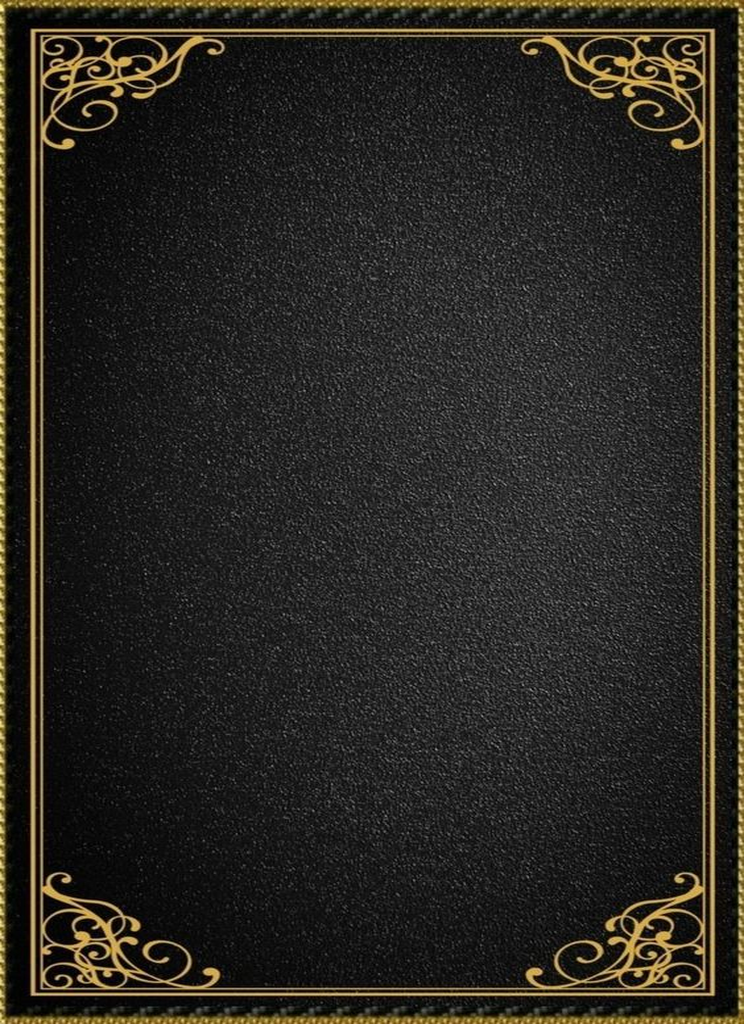
#> input picture docs/design/CardFreame/Card01_744x1024.png, 744 x 1024 px
$ python -i resize_images.py   (imports and definitions only)
#> lines starting #> are read from the running program, lines starting #| are printed output that depends on the picture

import os
from PIL import Image, ImageOps

target_dir = r"c:\Users\enjoy\AppPJ02\voice_of_cards_01\docs\design\CardFreame"
target_size = (744, 1024)

def process_image(file_path):
    try:
        img = Image.open(file_path)
#> img is the input picture: PIL image 744x1024 RGB; mean R, G, B 41.4, 38.9, 33.3
        print(f"Processing {file_path}...")

        # 1. Provide option to strip margins (Auto-crop)
        # Convert to RGB to ensure getbbox works if it was somehow palette based, though JPEGs are usually RGB.
        if img.mode != 'RGB':
            img = img.convert('RGB')

        # Simple auto-crop: Invert image effectively to identify content vs background if background is light.
        # However, "remove margins" is ambiguous. Let's try to crop to bounding box of content.
        # If the border is solid color, getbbox() on inverted image (if white bg) or direct (if black bg) works.
        # Let's try ImageOps.crop? No, .getbbox() is better.
        # We will assume background is the color of the top-left pixel.

        bg = Image.new(img.mode, img.size, img.getpixel((0,0)))
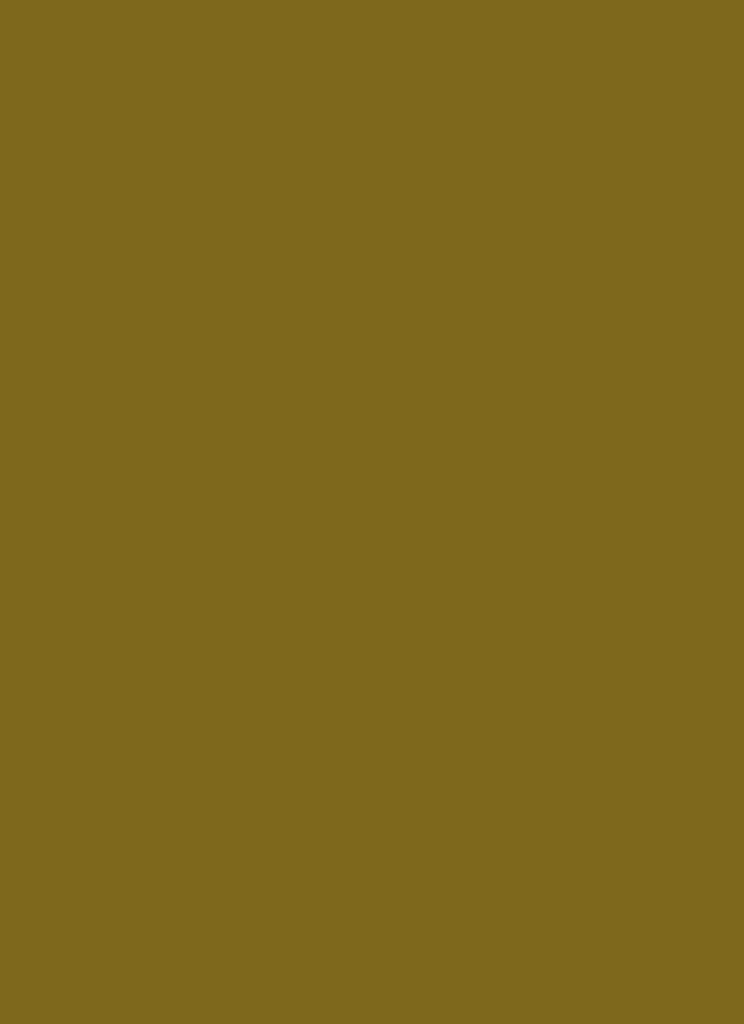
#> bg: PIL image 744x1024 RGB; mean R, G, B 126, 104, 28
        diff = Image.frombytes(img.mode, img.size, bytes([a ^ b for a, b in zip(img.tobytes(), bg.tobytes())]))
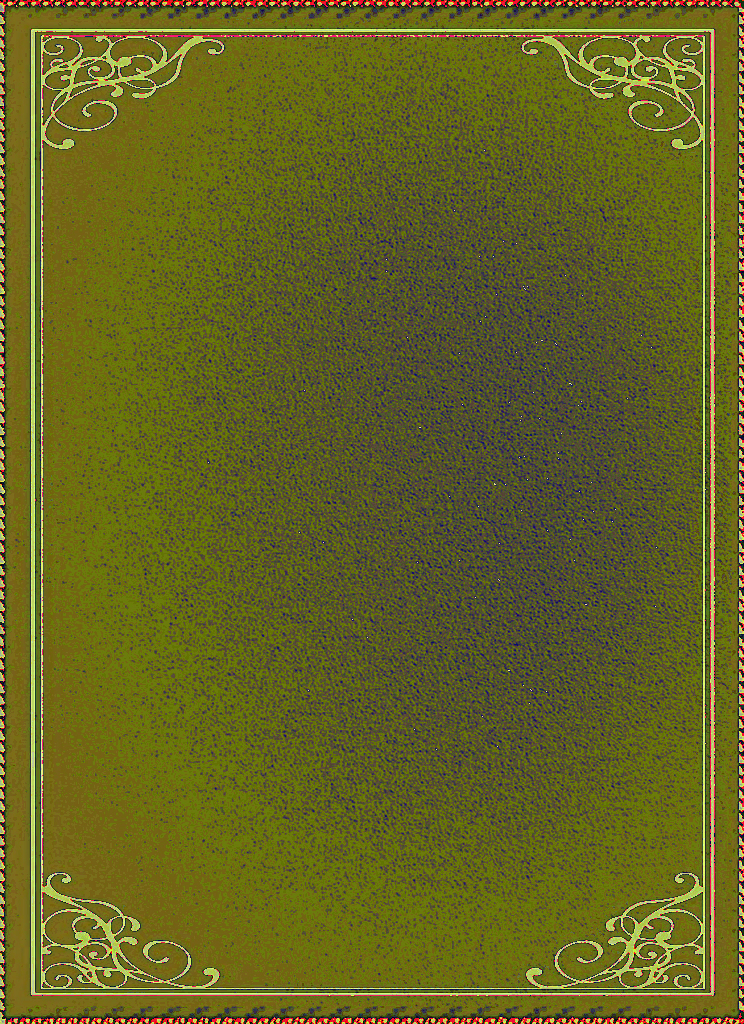
#> diff: PIL image 744x1024 RGB; mean R, G, B 101, 99.9, 34.6
        diff = diff.convert('L') # Convert to grayscale
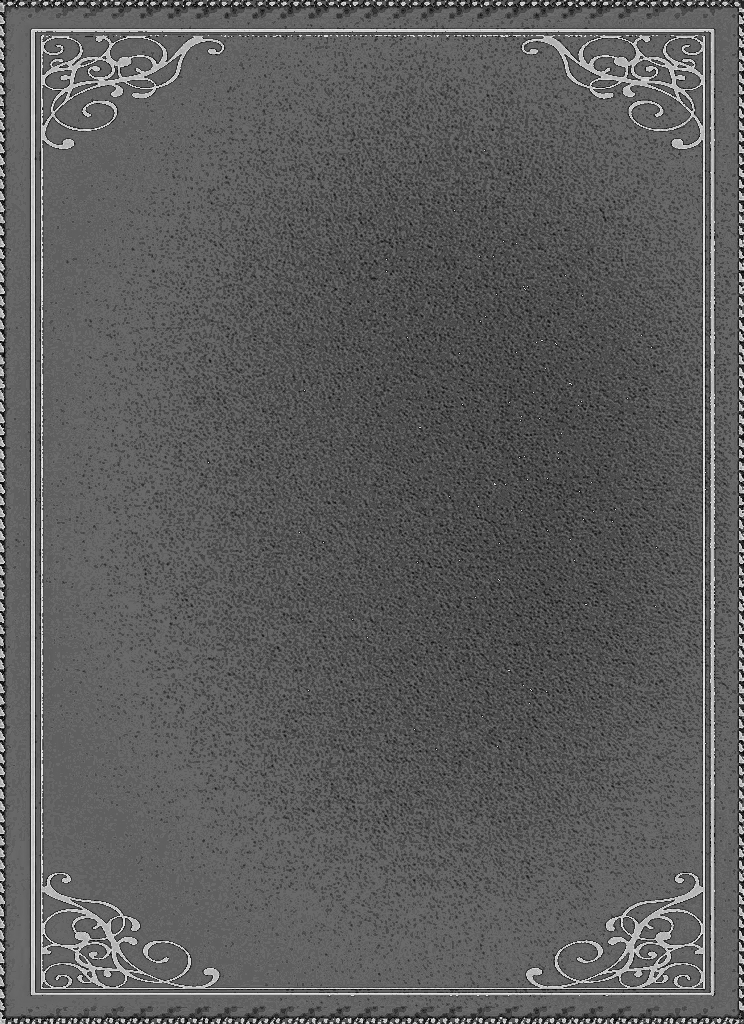
#> diff: PIL image 744x1024 L; min 0, max 236, mean 92.8
        # Threshold? Or just getbbox?
        # getbbox returns the bounding box of non-zero regions.
        bbox = diff.getbbox()
#> bbox = (0, 0, 744, 1024)

        if bbox:
            print(f"  Cropping to {bbox}")
#|   Cropping to (0, 0, 744, 1024)
            img = img.crop(bbox)

        # 2. Resize
        # Use LANCZOS for high quality downsampling/upsampling
        img_resized = img.resize(target_size, Image.Resampling.LANCZOS)

        # 3. Save as PNG
        file_name = os.path.basename(file_path)
        name, ext = os.path.splitext(file_name)
        new_name = f"{name}_744x1024.png"
        save_path = os.path.join(target_dir, new_name)

        img_resized.save(save_path, "PNG")
        print(f"  Saved to {save_path}")

    except Exception as e:
        print(f"  Error processing {file_path}: {e}")

files = [f for f in os.listdir(target_dir) if f.lower().endswith(('.jpg', '.jpeg', '.png'))]

# [5 lines not run here, left out]

>>> result = process_image('../../../docs/design/CardFreame/Card01_744x1024.png')
